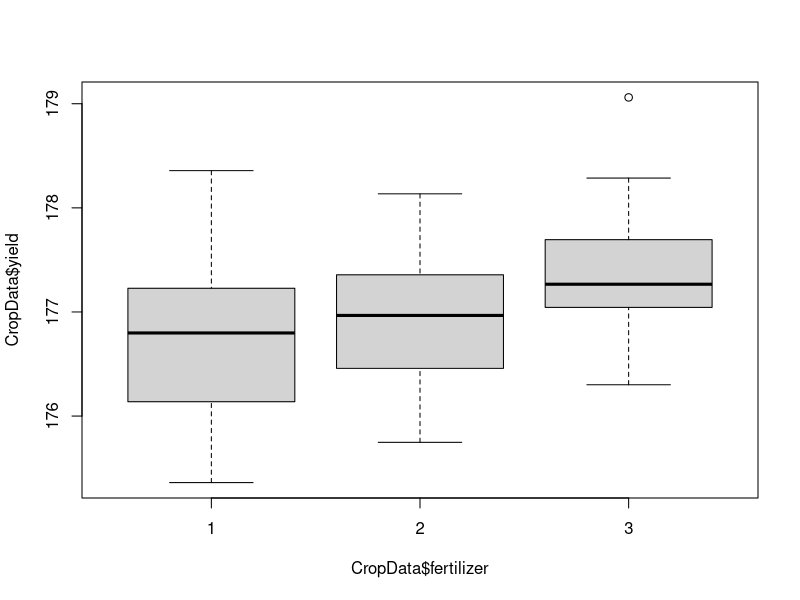

Here is the R script that generated this plot:
options(scipen = 999)
#Obtaining Data
CropData <-read.table("cropData.txt",header =TRUE,sep="\t", fill = TRUE)
head(CropData, 10)

boxplot(CropData$yield ~ CropData$fertilizer)

#Fitting the oneway model
one.way <- aov(yield ~ factor(fertilizer), data = CropData)
summary(one.way)

#Table of fertilizer data
table(CropData$fertilizer)

#Tukey HSD test to see which groups as statistically significantly different. 
TukeyHSD(one.way, conf.level=.95)

#With blocking
one.wayBlocking <- aov(yield ~ block + factor(fertilizer), data = CropData)
summary(one.wayBlocking)


# Perform the two-way ANOVA
fit <- aov(yield ~ factor(fertilizer)*factor(density), data = CropData)

# Summarize the ANOVA results
summary(fit)

fit1 <- aov(yield ~ factor(fertilizer) + factor(density), data = CropData)

# Summarize the ANOVA results
summary(fit1)


# Post-hoc test (Tukey's HSD)

  TukeyHSD(fit1, conf.level=.95)

